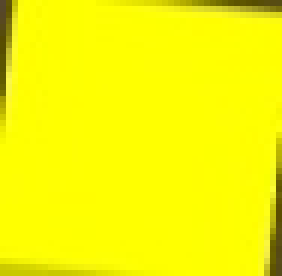
#> input picture demo_scripts/img/input0.jpg, 47 x 46 px, found by its file name (shown 6 times larger)
$ python similarity_test.py
#> lines starting #> are read from the running program, lines starting #| are printed output that depends on the picture; long printed decimals are rounded; pictures that were not available may be replaced by others from this repository, and a replacement may not be noted
import cv2
import numpy as np
HIST_TH = 0.1
DISTANCE_TH = 50

def adjust_brightness(img, save_name):
    hsv = cv2.cvtColor(img, cv2.COLOR_BGR2HSV)
    h,s,v = cv2.split(hsv)
    # clahe = cv2.createCLAHE(clipLimit=2.0, tileGridSize=(3, 3))
    # result_v = clahe.apply(v)
    result_v = cv2.equalizeHist(v)
    hsv = cv2.merge((h, s, result_v))
    res_img = cv2.cvtColor(hsv, cv2.COLOR_HSV2BGR)
    cv2.imwrite(save_name, res_img)
    return res_img

def get_average_color(img):
    h, w, c = img.shape
    color_arr = img.reshape(h * w, c)
    color_mean = np.mean(color_arr, axis=0)
    color_mean = np.array(color_mean) * 382 / np.sum(color_mean)
    color_mean = color_mean.astype(int)
    return color_mean

def make_debug_img(ave_rgb, save_name):
    res_img = np.ones((100, 100, 3)) * ave_rgb
    cv2.imwrite(save_name, res_img)

def get_sim_color_img_num(target_img, imgs, save_num=0):
    print("")
    ans_num = -1
    min_distance = DISTANCE_TH
    target_color = get_average_color(target_img)
    make_debug_img(target_color, "img/1120/output/" + str(save_num) + ".jpg")
    save_num += 1
    for i, img in enumerate(imgs):
        compare_color = get_average_color(img)
        make_debug_img(compare_color, "img/1120/output/" + str(save_num) + ".jpg")
        save_num += 1
        distance = np.linalg.norm(np.array(target_color) - np.array(compare_color))
        print("{}: {}  {} {}".format(i, distance, target_color, compare_color))
        if distance < min_distance:
            ans_num = i
            min_distance = distance
    print("matched_num: {}".format(ans_num))
    return ans_num

def get_similar_img_num(target_img, imgs, adjust_b=False, save_num=0):
    # use histgram of color
    print("")
    if adjust_b:
        target_img = adjust_brightness(target_img, "img/1120/output/" + str(save_num) + ".jpg")
        save_num += 1
    ans_num = -1
    max_sim_point = HIST_TH
    h, w, _ = target_img.shape
    target_hist = cv2.calcHist([target_img], [0], None, [256], [0, 256])
    for i, img in enumerate(imgs):
        if adjust_b:
            img = adjust_brightness(img, "img/1120/output/" + str(save_num) + ".jpg")
            save_num += 1
        img = cv2.resize(img, (w, h))
        compare_hist = cv2.calcHist([img], [0], None, [256], [0, 256])
        ret = cv2.compareHist(target_hist, compare_hist, 0)
        print("{}: {}".format(i, ret))
        if ret > max_sim_point:
            ans_num = i
            max_sim_point = ret
    print("matched_num: {}".format(ans_num))
    return ans_num


input0 = cv2.imread("img/1120/input0.jpg")
#> input0 is the input picture: shape (46, 47, 3); mean B, G, R 2.5, 247.2, 247.8
input1 = cv2.imread("img/1120/input1.jpg")
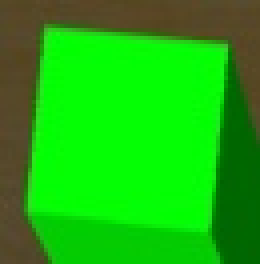
#> input picture demo_scripts/img/input1.jpg, 65 x 66 px, found by its file name (shown 4 times larger)
#> input1 is the input picture: shape (66, 65, 3); mean B, G, R 13.8, 181.5, 26.9
decorated0 = cv2.imread("img/1120/decorated0.jpg")
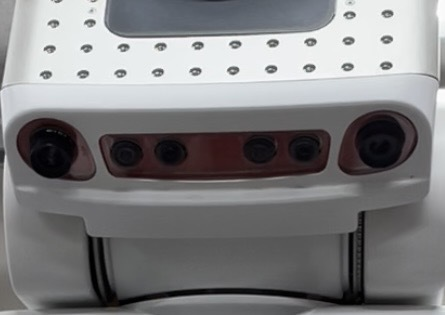
#> input picture facial_expression/images/face.jpg, 445 x 315 px, given in place of decorated0.jpg, which was not available
#> decorated0 is the input picture: shape (315, 445, 3); mean B, G, R 127, 125.5, 125.9
decorated1 = cv2.imread("img/1120/decorated1.jpg")
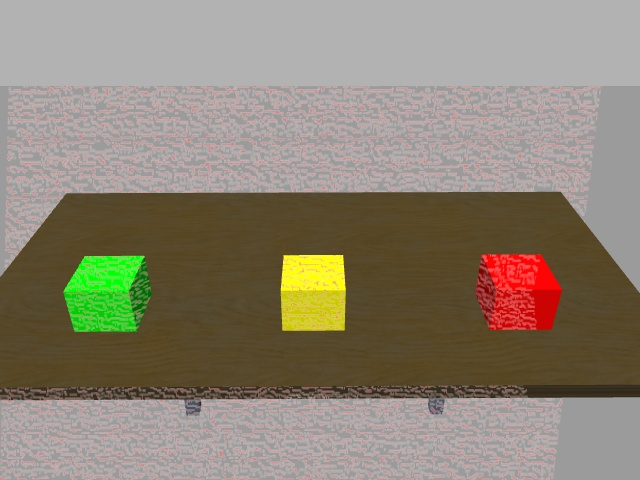
#> input picture pix2pix/img_from_gazebo/decos_img.jpg, 640 x 480 px, given in place of decorated1.jpg, which was not available
#> decorated1 is the input picture: shape (480, 640, 3); mean B, G, R 115.7, 132.1, 141.6
decorated2 = cv2.imread("img/1120/decorated2.jpg")

match_num = get_similar_img_num(input0, [decorated0, decorated1, decorated2])
#> in get_similar_img_num, `target_hist = cv2.calcHist([target_img], [0], None, [256], [0, 256])`: target_hist = 256 values, max 1320 at index 0, min 0 at index 47, mean 8.45
#> the loop in get_similar_img_num, `for i, img in enumerate(imgs):` made 3 passes
#> ret on passes 1 to 3: -0.0764, -0.0238, -0.0238
#| 0: -0.07645
#| 1: -0.02385
#| 2: -0.02385
#> after the loop in get_similar_img_num, `for i, img in enumerate(imgs):`: ans_num = -1; max_sim_point = 0.1; save_num = 0
#| matched_num: -1
#> match_num = -1
if match_num == -1:
    get_sim_color_img_num(input0, [decorated0, decorated1, decorated2])
#> in get_average_color, `color_arr = img.reshape(h * w, c)`: color_arr = 2162 rows, first 8: [45, 71, 87], [6, 86, 97], [5, 190, 194], [10, 251, 252], [5, 255, 255], [0, 254, 254], [6, 255, 255], [0, 253, 252]
#> in get_average_color, `color_mean = np.mean(color_arr, axis=0)`: color_mean = [2.54, 247.2, 247.8]
#> in get_average_color, `color_mean = np.array(color_mean) * 382 / np.sum(color_mean)`: color_mean = [1.95, 189.8, 190.3]
#> in get_average_color, `color_mean = color_mean.astype(int)`: color_mean = [1, 189, 190]
#> in make_debug_img, `res_img = np.ones((100, 100, 3)) * ave_rgb`:
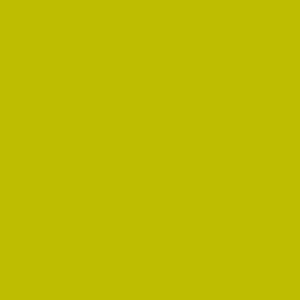
#> res_img: shape (100, 100, 3) float64 (shown 3 times larger); mean of channels 0, 1, 2 1, 189, 190; drawn as B, G, R
#> the loop in get_sim_color_img_num, `for i, img in enumerate(imgs):` made 3 passes
#> (h in get_average_color, w in get_average_color, compare_color, distance) on passes 1 to 3: (315, 445, [128, 126, 127], 155.1), (480, 640, [113, 129, 138], 137.3), (480, 640, [113, 129, 138], 137.3)
#| 0: 155.135  [  1 189 190] [128 126 127]
#| 1: 137.288  [  1 189 190] [113 129 138]
#| 2: 137.288  [  1 189 190] [113 129 138]
#> after the loop in get_sim_color_img_num, `for i, img in enumerate(imgs):`: ans_num = -1; min_distance = 50; save_num = 4
#| matched_num: -1

print("------------------")
match_num = -1
match_num = get_similar_img_num(input1, [decorated0, decorated1, decorated2])
#> in get_similar_img_num (call 2), `target_hist = cv2.calcHist([target_img], [0], None, [256], [0, 256])`: target_hist = 256 values, max 1289 at index 4, min 0 at index 54, mean 16.76
#> the loop in get_similar_img_num (call 2), `for i, img in enumerate(imgs):` made 3 passes
#> ret on passes 1 to 3: -0.0894, 0.0331, 0.0331
#| 0: -0.08938
#| 1: 0.0331
#| 2: 0.0331
#> pass 1, in get_similar_img_num (call 2), `img = cv2.resize(img, (w, h))`:
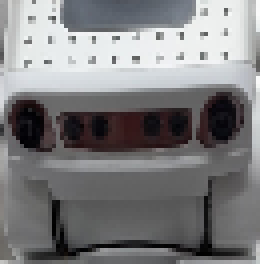
#> img: shape (66, 65, 3) (shown 4 times larger); mean of channels 0, 1, 2 126.7, 125.3, 125.6; drawn as B, G, R
#> pass 2, in get_similar_img_num (call 2), `img = cv2.resize(img, (w, h))`:
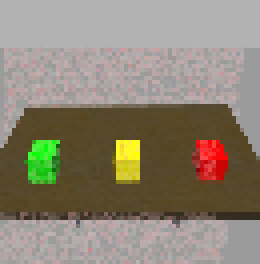
#> img: shape (66, 65, 3) (shown 4 times larger); mean of channels 0, 1, 2 115.5, 131.8, 141.2; drawn as B, G, R
#> after the loop in get_similar_img_num (call 2), `for i, img in enumerate(imgs):`: ans_num = -1; max_sim_point = 0.1; save_num = 0
#| matched_num: -1
if match_num == -1:
    get_sim_color_img_num(input1, [decorated0, decorated1, decorated2], save_num=10)
#> in make_debug_img (call 5), `res_img = np.ones((100, 100, 3)) * ave_rgb`:
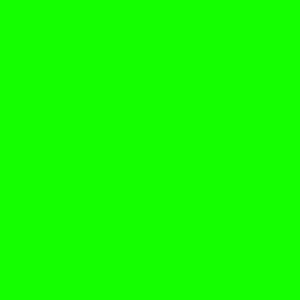
#> res_img: shape (100, 100, 3) float64 (shown 3 times larger); mean of channels 0, 1, 2 23, 311, 46; drawn with min black and max white
#> the loop in get_sim_color_img_num (call 2), `for i, img in enumerate(imgs):` made 3 passes
#> (h in get_average_color, w in get_average_color, compare_color, distance) on passes 1 to 3: (315, 445, [128, 126, 127], 227.6), (480, 640, [113, 129, 138], 222.9), (480, 640, [113, 129, 138], 222.9)
#| 0: 227.620  [ 23 311  46] [128 126 127]
#| 1: 222.908  [ 23 311  46] [113 129 138]
#| 2: 222.908  [ 23 311  46] [113 129 138]
#| matched_num: -1

# get_similar_img_num(input0, [decorated0, decorated1, decorated2], adjust_b=True, save_num=0)
# get_similar_img_num(input1, [decorated0, decorated1, decorated2], adjust_b=True, save_num=10)
